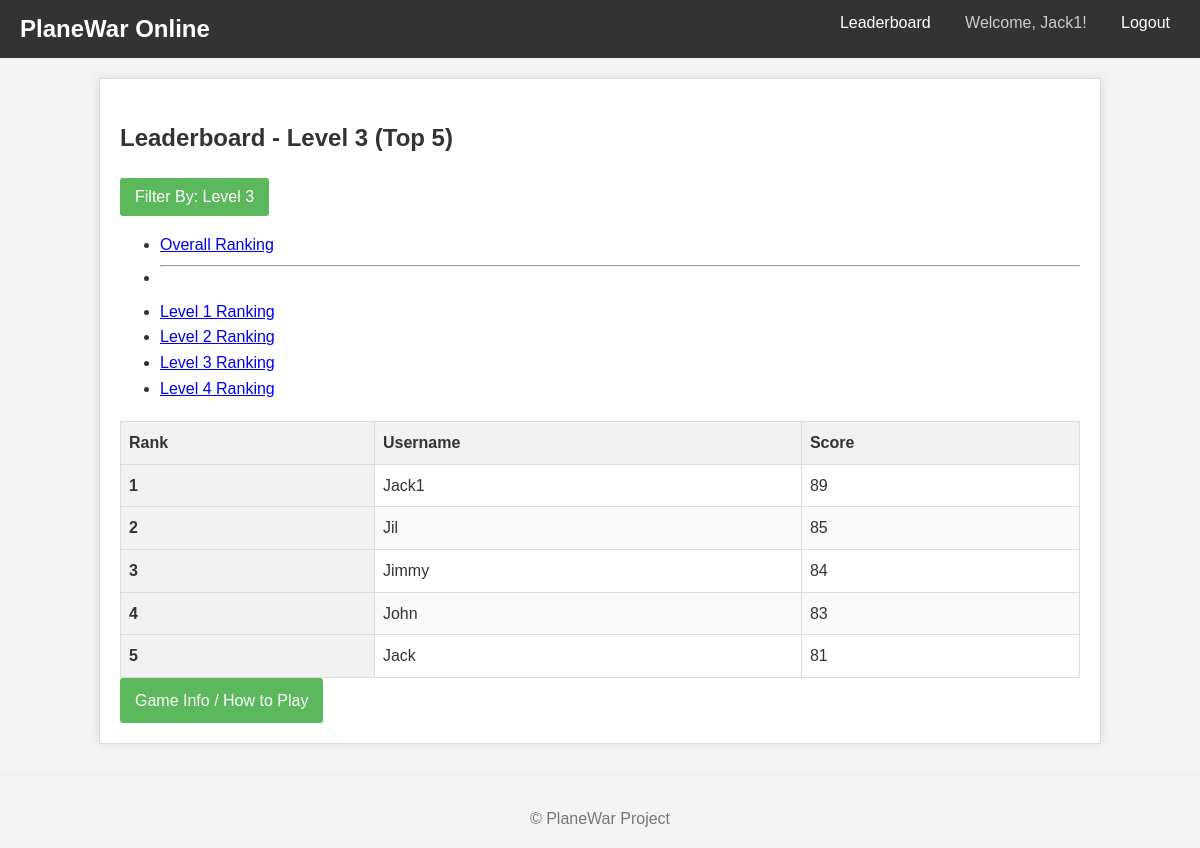
/leaderboard/level/3 (signed in), run on the app's committed database.
### models.py (models this page shows, shortened)
class User(UserMixin, db.Model):
    __tablename__ = 'users'
    id = db.Column(db.Integer, primary_key=True)
    username = db.Column(db.String(64), index=True, unique=True, nullable=False)
    password_hash = db.Column(db.String(128), nullable=False)
    scores = db.relationship('Score', backref='player', lazy='dynamic', cascade="all, delete-orphan")

### views.py (the view)
@bp.route('/leaderboard')
@bp.route('/leaderboard/level/<int:level_num>')
@login_required # Keep login required for viewing leaderboards
def leaderboard(level_num=None):
    try:
        available_levels = get_distinct_levels() # Get levels for dropdown/links
        leaderboard_data = []
        leaderboard_title = ""
        current_level_filter = "Overall" # Default display filter name
        if level_num is not None:
            if level_num not in available_levels:
                 flash(f"Level {level_num} does not exist or has no scores.", "warning")
                 return redirect(url_for('views.leaderboard')) # Redirect to overall on invalid level
            leaderboard_data = get_leaderboard_by_level(level_num)
            leaderboard_title = f"Leaderboard - Level {level_num} (Top {len(leaderboard_data)})"
            current_level_filter = f"Level {level_num}"
        else:
            leaderboard_data = get_overall_leaderboard()
            leaderboard_title = f"Overall Leaderboard (Top {len(leaderboard_data)})"
        return render_template('leaderboard.html',
                               title=leaderboard_title,
                               scores_data=leaderboard_data,
                               available_levels=available_levels,
                               current_level_filter=current_level_filter
                              )
    except Exception as e:
        print(f"Error loading leaderboard view: {e}")
        flash("An error occurred while loading the leaderboard.", "danger")
        return redirect(url_for('views.index')) # Redirecting back to index is safer

### leaderboard_service.py (called while the page is built)
def get_distinct_levels():
    levels = db.session.query(Score.level)\
                       .distinct()\
                       .order_by(Score.level.asc())\
                       .all()
    distinct_levels = [level[0] for level in levels] # Extract level numbers from tuples
    return distinct_levels

### models.py (called while the page is built)
@login_manager.user_loader
def load_user(user_id):
    try:
        return db.session.get(User, int(user_id))
    except (TypeError, ValueError):
        return None

### templates/leaderboard.html (shortened to what this page needs)
{% extends "base.html" %}
{% block content %}
    <h2>{{ title }}</h2>
    <div class="leaderboard-controls mb-3">
        <div class="dropdown">
            <button class="btn btn-secondary dropdown-toggle" type="button" id="leaderboardTypeDropdown" data-bs-toggle="dropdown" aria-expanded="false">
                Filter By: {{ current_level_filter }}
            </button>
            <ul class="dropdown-menu" aria-labelledby="leaderboardTypeDropdown">
                <li><a class="dropdown-item {% if current_level_filter == 'Overall' %}active{% endif %}"
                       href="{{ url_for('views.leaderboard') }}">Overall Ranking</a></li>
                {% if available_levels %}
                    <li><hr class="dropdown-divider"></li>
                    {% for level in available_levels %}
                    <li><a class="dropdown-item {% if current_level_filter == 'Level ' + level|string %}active{% endif %}"
                           href="{{ url_for('views.leaderboard', level_num=level) }}">Level {{ level }} Ranking</a></li>
                    {% endfor %}
                {% endif %}
            </ul>
        </div>
    </div>
    {% if scores_data %}
        <div class="table-responsive">
            <table class="table table-striped table-hover">
                <thead>
                    <tr>
                        <th scope="col">Rank</th>
                        <th scope="col">Username</th>
                        <th scope="col">Score</th>
                    </tr>
                </thead>
                <tbody>
                    {% for item in scores_data %}
                    <tr>
                        <th scope="row">{{ item.rank }}</th>
                        <td>{{ item.username }}</td>
                        <td>{{ item.score }}</td>
                    </tr>
                    {% endfor %}
                </tbody>
            </table>
        </div>
    {% else %}
        <p class="text-center fst-italic">No scores submitted yet for this leaderboard view.</p>
    {% endif %}
    {% if current_user.is_authenticated %}
        <div class="mt-3">
             <a href="{{ url_for('views.game') }}" class="btn btn-info">Game Info / How to Play</a>
        </div>
    {% endif %}
{% endblock %}

### templates/base.html (shortened to what this page needs)
<!DOCTYPE html>
<html lang="en">
<head>
    <link rel="stylesheet" href="{{ url_for('static', filename='style.css') }}">
</head>
<body>
    <nav>
        <h1>PlaneWar Online</h1>
        <ul>
            <li><a href="{{ url_for('views.leaderboard') }}">Leaderboard</a></li>
            {% if current_user.is_authenticated %}
                <li><span>Welcome, {{ current_user.username }}!</span></li>
                <li><a href="{{ url_for('auth.logout') }}">Logout</a></li>
            {% else %}
                <li><a href="{{ url_for('auth.login') }}">Login</a></li>
                <li><a href="{{ url_for('auth.register') }}">Register</a></li>
            {% endif %}
        </ul>
    </nav>
    <div class="container">
        {% block content %}
        {% endblock %}
    </div>
    <footer>
        <p>&copy; {{ now.year }} PlaneWar Project</p>
    </footer>
</body>
</html>

### static/style.css (style rules this page uses)
body { font-family: sans-serif; line-height: 1.6; margin: 0; padding: 0; background-color: #f4f4f4; color: #333; }
.container { max-width: 960px; margin: 20px auto; padding: 20px; background-color: #fff; border: 1px solid #ddd; box-shadow: 0 0 10px rgba(0, 0, 0, 0.1); }
nav { background-color: #333; color: #fff; padding: 10px 0; margin-bottom: 20px; }
nav h1 { display: inline-block; margin: 0 0 0 20px; font-size: 1.5em; }
nav ul { list-style: none; padding: 0; margin: 0; float: right; }
nav ul li { display: inline-block; margin-right: 20px; }
nav ul li a { color: #fff; text-decoration: none; padding: 5px 10px; }
nav ul li span { color: #ccc; }
button.btn, a.btn { display: inline-block; background-color: #5cb85c; color: white; padding: 10px 15px; border: none; border-radius: 3px; cursor: pointer; text-decoration: none; font-size: 1em; }
table { width: 100%; border-collapse: collapse; margin-top: 20px; }
table th, table td { border: 1px solid #ddd; padding: 8px; text-align: left; }
table th { background-color: #f2f2f2; font-weight: bold; }
table tbody tr:nth-child(even) { background-color: #f9f9f9; }
footer { text-align: center; margin-top: 30px; padding-top: 15px; border-top: 1px solid #eee; color: #777; }

### data on the page
User: username "Jack1", rank "1", score "89"
User: rank "2", username "Jil", score "85"
User: rank "3", username "Jimmy", score "84"
User: rank "4", username "John", score "83"
User: rank "5", username "Jack", score "81"

### other printed values
{{ title }} "Leaderboard - Level 3 (Top 5)"
{{ current_level_filter }} "Level 3"
{{ level }} "1" "2" "3" "4"
